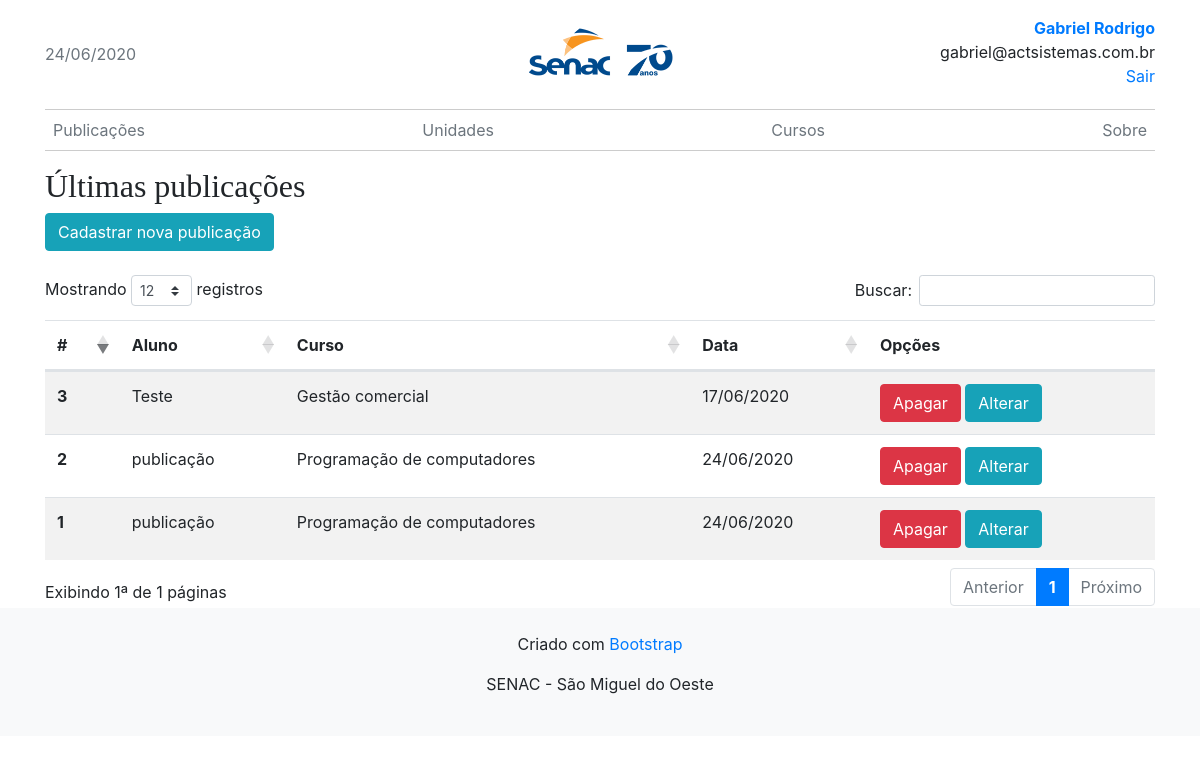
Page /admin/index.php?pagina=publicacoes/listagem (signed in) on the committed database.
### tables this page shows
CREATE TABLE `publicacao` (
  `id` int(11) NOT NULL,
  `aluno` varchar(45) NOT NULL,
  `curso` int(11) NOT NULL,
  `data` date NOT NULL,
  `conteudo` text NOT NULL
);

CREATE TABLE `curso` (
  `id` int(11) NOT NULL,
  `titulo` varchar(255) NOT NULL,
  `manchete` varchar(45) NOT NULL,
  `conteudo` text NOT NULL,
  `arquivo` varchar(50) NOT NULL
);

### admin/arquivos/publicacoes/listagem.php (the view)
<div class="table-responsive">
    <h2 class="display-5" id="title-table">Últimas publicações</h2>
    <a href="index.php?pagina=publicacoes/formulario" class="btn btn-info mb-4">Cadastrar nova publicação</a>
    <?php
    $sqlPublicacoes = mysqli_query($link, "SELECT publicacao.*,DATE_FORMAT(data,'%d/%m/%Y') data,curso.titulo FROM publicacao INNER JOIN curso ON curso.id=publicacao.curso ORDER BY aluno ASC");
    if (mysqli_num_rows($sqlPublicacoes) > 0) {
    ?>
    <table class="table table-striped" data-toggle="data-tables" style="width:100%">
        <thead>
        <tr>
            <th scope="col">#</th>
            <th scope="col">Aluno</th>
            <th scope="col">Curso</th>
            <th scope="col">Data</th>
            <th scope="col">Opções</th>
        </tr>
        </thead>
        <tbody>
        <?php
        $x = 0;
        while ($rowPublicacoes = mysqli_fetch_object($sqlPublicacoes)) {
            $x++;
            ?>
            <tr>
                <th scope="row"><?= $x ?></th>
                <td><?= $rowPublicacoes->aluno; ?></td>
                <td><?= $rowPublicacoes->titulo; ?></td>
                <td><?= $rowPublicacoes->data; ?></td>
                <td>
                    <a class="btn btn-danger btn-apagar" href="index.php?pagina=publicacoes/acoes&acao=apagar&id=<?= $rowPublicacoes->id; ?>">Apagar</a>
                    <a class="btn btn-info" href="index.php?pagina=publicacoes/formulario&id=<?= $rowPublicacoes->id; ?>">Alterar</a>
                </td>
            </tr>
        <?php } ?>
        </tbody>
    </table>
    <?php }else{
        ?>
        <div class="alert alert-warning mt-3 mb-3">Nenhum registro encontrado.</div>
        <?php
    }?>
</div>

### public/css/style.css (style rules this page uses)
h1, h2, h5 { font-family: Georgia, Times, 'Times New Roman', serif; }

### rows in the picture
publicacao: aluno "publicação", curso.titulo "Programação de computadores", data "24/06/2020"
publicacao: aluno "publicação", curso.titulo "Programação de computadores", data "24/06/2020"
publicacao: aluno "Teste", curso.titulo "Gestão comercial", data "17/06/2020"

### other values in the picture
$_SESSION['nome'] "Gabriel Rodrigo"
$_SESSION['email'] "gabriel@actsistemas.com.br"
